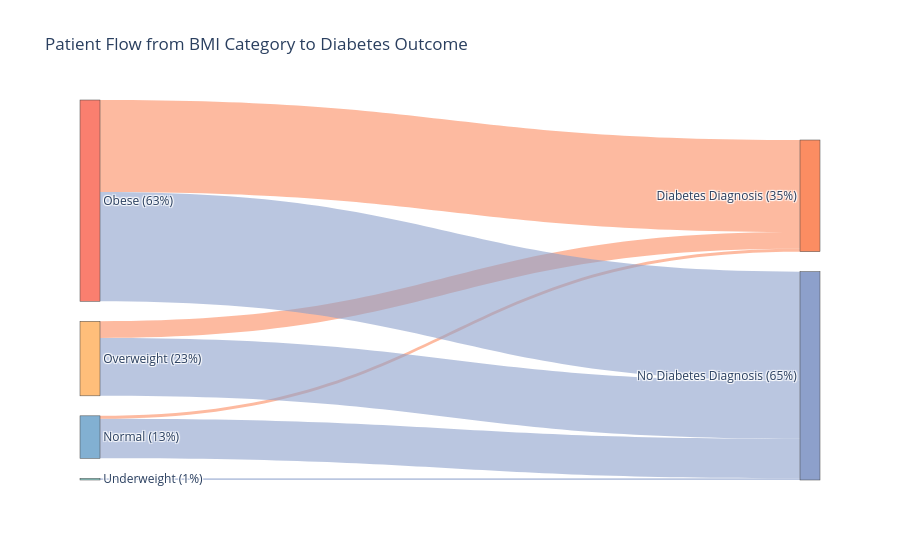

Notebook cell for this chart:
### Markdown cell above
**BMI category and diabetes outcome, as a Sankey diagram.** `BMI_Category` and `Outcome` are both categorical, so a Sankey diagram is a natural fit: it shows how patients in each `BMI_Category` split across the two `Outcome` groups, with each flow's width proportional to patient count. This is built directly with matplotlib below, so there is no extra library to install: matplotlib is already required for every other chart in this notebook.

### Code cell
# Sankey plot

bmi_order = ["Underweight", "Normal", "Overweight", "Obese"]
outcome_names = ["No Diabetes Diagnosis", "Diabetes Diagnosis"]

flow_counts = (
    pd.crosstab(df_clean["BMI_Category"], df_clean["Outcome"])
    .reindex(index=bmi_order, columns=[0, 1])  # lock in row/column order to match bmi_order and outcome 0/1
    .fillna(0)  # a BMI category with zero patients for a given outcome would otherwise show as NaN, not 0
)
total_patients = flow_counts.values.sum()

# Build each side's label with its share of the total dataset, for example: "Obese (62%)" or "No Diabetes Diagnosis (65%)", so proportion is
# visible directly on the diagram rather than only via hover.
left_totals = flow_counts.sum(axis=1)
left_labels = [
    f"{cat} ({left_totals[cat] / total_patients:.0%})" for cat in bmi_order
]
right_totals = flow_counts.sum(axis=0)
right_labels = [
    f"{outcome_names[j]} ({right_totals[j] / total_patients:.0%})" for j in [0, 1]
]
all_labels = left_labels + right_labels

# Translucent versions of this notebook's standard outcome colors (blue = no diagnosis, orange = diabetes diagnosis), used to color
# each curve by its destination rather than its BMI category origin.
outcome_link_colors = {
    0: "rgba(141, 160, 203, 0.6)",   # translucent #8DA0CB
    1: "rgba(252, 141, 98, 0.6)",    # translucent #FC8D62
}

sources, targets, values, link_colors = [], [], [], []
for i, bmi_cat in enumerate(bmi_order):
    for j in [0, 1]:
        sources.append(i)
        targets.append(len(bmi_order) + j)  # offset into the Outcome labels, since they come after bmi_order in all_labels
        values.append(flow_counts.loc[bmi_cat, j])
        link_colors.append(outcome_link_colors[j])  # curve color follows destination, not origin

fig = go.Figure(go.Sankey(
    node=dict(
        label=all_labels,
        color=["#8ECFC9", "#82B0D2", "#FFBE7A", "#FA7F6F", "#8DA0CB", "#FC8D62"]
    ),
    link=dict(source=sources, target=targets, value=values, color=link_colors)
))
fig.update_layout(title_text="Patient Flow from BMI Category to Diabetes Outcome", font_size=12)
fig.show()

### Figure 1 — Plotly figure (JSON) as saved in the notebook; plotly's stock layout.template omitted (floating-point values rounded to 4 significant figures)
{"data": [{"link": {"color": ["rgba(141, 160, 203, 0.6)", "rgba(252, 141, 98, 0.6)", "rgba(141, 160, 203, 0.6)", "rgba(252, 141, 98, 0.6)", "rgba(141, 160, 203, 0.6)", "rgba(252, 141, 98, 0.6)", "rgba(141, 160, 203, 0.6)", "rgba(252, 141, 98, 0.6)"], "source": [0, 0, 1, 1, 2, 2, 3, 3], "target": [4, 5, 4, 5, 4, 5, 4, 5], "value": [4, 0, 95, 7, 139, 40, 262, 221]}, "node": {"color": ["#8ECFC9", "#82B0D2", "#FFBE7A", "#FA7F6F", "#8DA0CB", "#FC8D62"], "label": ["Underweight (1%)", "Normal (13%)", "Overweight (23%)", "Obese (63%)", "No Diabetes Diagnosis (65%)", "Diabetes Diagnosis (35%)"]}, "type": "sankey"}], "layout": {"autosize": true, "font": {"size": 12}, "title": {"text": "Patient Flow from BMI Category to Diabetes Outcome"}}}
